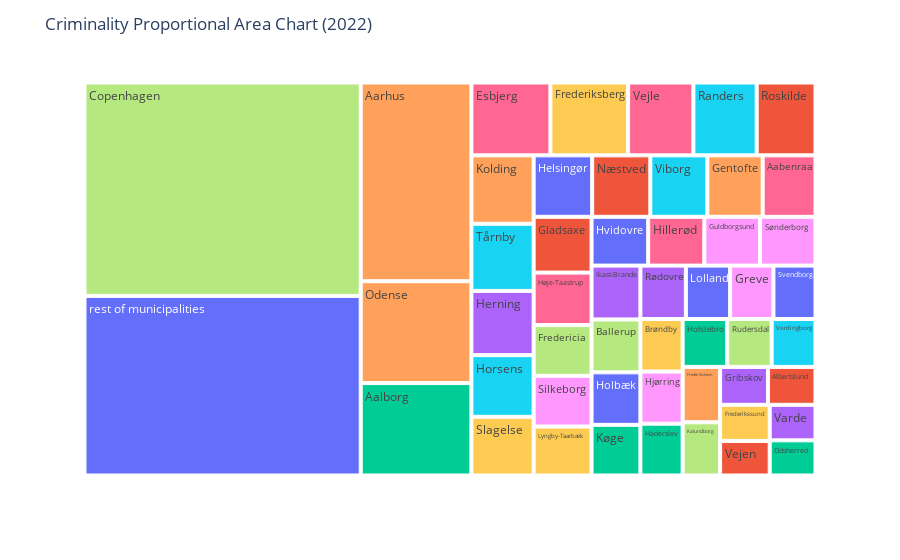

This figure's notebook cell:
### Code cell
from ipywidgets import interact, widgets

# Define the interactive widget for selecting the year
year_widget = widgets.IntSlider(
    value=2007,
    min=2007,
    max=2022,
    step=1,
    description='Year:'
)

# Define the function that creates the proportional area chart
def create_chart(year):
    # Filter the data to only include the selected year and drop the row with the "Unknown municipality" value
    year_data = criminality_year[['municipalities', f'crim_{year}']].drop(criminality_year.index[criminality_year['municipalities'] == 'Unknown municipality'])
    
    # Calculate the total crimes for the year
    total_crimes = year_data[f'crim_{year}'].sum()
    
    # Calculate the proportional area for each municipality
    year_data['area'] = year_data[f'crim_{year}']/total_crimes
    
    # Sort the data by crime in descending order
    year_data = year_data.sort_values(by=f'crim_{year}', ascending=False)
    
    # Get the top 50 municipalities by crime
    top_municipalities = year_data.iloc[:50, :]
    
    # Calculate the cumulative proportion of crimes and the index of the row where the cumulative proportion exceeds 0.5
    top_municipalities['cumulative_prop'] = top_municipalities['area'].cumsum()
    index_cutoff = top_municipalities[top_municipalities['cumulative_prop'] > 0.5].index[0]
    
    # Aggregate the municipalities that represent less than 50% of the crimes into a single observation
    rest_of_municipalities = year_data.iloc[50:, :]
    rest_of_municipalities = pd.DataFrame(rest_of_municipalities.sum(numeric_only=True)).T
    rest_of_municipalities['municipalities'] = 'rest of municipalities'
    rest_of_municipalities['area'] = 1 - top_municipalities.iloc[:index_cutoff, :]['area'].sum()
    
    # Combine the top municipalities and the aggregated municipalities
    year_data = pd.concat([top_municipalities.iloc[:index_cutoff, :], rest_of_municipalities], ignore_index=True)
    
    # Create a label showing the percentage of crimes for each municipality
    year_data['label'] = year_data.apply(lambda row: f"{row['municipalities']}: {row['crim_' + str(year)] / total_crimes:.2%}", axis=1)
    
    # Create the chart using Plotly Express
    fig = px.treemap(year_data, path=['municipalities'], values='area', color='municipalities', hover_data=['label'])
    fig.update_layout(
        title=f'Criminality Proportional Area Chart ({year})',
        xaxis_title='Municipality',
        yaxis_title='Proportional Area',
    )
    fig.show()

# Create the interactive widget
interact(create_chart, year=year_widget)

### Figure 1 — Plotly figure (JSON) as saved in the notebook; plotly's stock layout.template omitted (floating-point values rounded to 4 significant figures)
{"data": [{"branchvalues": "total", "customdata": [["Helsingør: 1.25%", "Helsingør"], ["Albertslund: 0.63%", "Albertslund"], ["Aalborg: 3.56%", "Aalborg"], ["Varde: 0.57%", "Varde"], ["Kolding: 1.48%", "Kolding"], ["Randers: 1.60%", "Randers"], ["Aabenraa: 1.13%", "Aabenraa"], ["Ballerup: 0.90%", "Ballerup"], ["Hjørring: 0.77%", "Hjørring"], ["Brøndby: 0.77%", "Brøndby"], ["Svendborg: 0.78%", "Svendborg"], ["Vejen: 0.60%", "Vejen"], ["Haderslev: 0.76%", "Haderslev"], ["Herning: 1.39%", "Herning"], ["Odense: 3.92%", "Odense"], ["Tårnby: 1.45%", "Tårnby"], ["Høje-Taastrup: 1.06%", "Høje-Taastrup"], ["Rudersdal: 0.74%", "Rudersdal"], ["Greve: 0.80%", "Greve"], ["Frederikssund: 0.62%", "Frederikssund"], ["Hvidovre: 0.96%", "Hvidovre"], ["Roskilde: 1.49%", "Roskilde"], ["Køge: 0.86%", "Køge"], ["Rødovre: 0.84%", "Rødovre"], ["Gentofte: 1.18%", "Gentofte"], ["Horsens: 1.34%", "Horsens"], ["Hillerød: 0.95%", "Hillerød"], ["Kalundborg: 0.69%", "Kalundborg"], ["Sønderborg: 0.94%", "Sønderborg"], ["Frederiksberg: 1.97%", "Frederiksberg"], ["Lolland: 0.82%", "Lolland"], ["Næstved: 1.24%", "Næstved"], ["Holstebro: 0.74%", "Holstebro"], ["Gribskov: 0.63%", "Gribskov"], ["Aarhus: 7.66%", "Aarhus"], ["Vordingborg: 0.73%", "Vordingborg"], ["Esbjerg: 2.00%", "Esbjerg"], ["Fredericia: 1.02%", "Fredericia"], ["Silkeborg: 1.02%", "Silkeborg"], ["Lyngby-Taarbæk: 0.99%", "Lyngby-Taarbæk"], ["Holbæk: 0.89%", "Holbæk"], ["Gladsaxe: 1.12%", "Gladsaxe"], ["Odsherred: 0.56%", "Odsherred"], ["Ikast-Brande: 0.92%", "Ikast-Brande"], ["Frederikshavn: 0.72%", "Frederikshavn"], ["Viborg: 1.22%", "Viborg"], ["Vejle: 1.66%", "Vejle"], ["Copenhagen: 20.52%", "Copenhagen"], ["Guldborgsund: 0.95%", "Guldborgsund"], ["Slagelse: 1.27%", "Slagelse"], ["rest of municipalities: 17.27%", "rest of municipalities"]], "domain": {"x": [0, 1], "y": [0, 1]}, "hovertemplate": "labels=%{label}<br>area=%{value}<br>parent=%{parent}<br>id=%{id}<br>label=%{customdata[0]}<br>municipalities=%{customdata[1]}<extra></extra>", "ids": ["Helsingør", "Albertslund", "Aalborg", "Varde", "Kolding", "Randers", "Aabenraa", "Ballerup", "Hjørring", "Brøndby", "Svendborg", "Vejen", "Haderslev", "Herning", "Odense", "Tårnby", "Høje-Taastrup", "Rudersdal", "Greve", "Frederikssund", "Hvidovre", "Roskilde", "Køge", "Rødovre", "Gentofte", "Horsens", "Hillerød", "Kalundborg", "Sønderborg", "Frederiksberg", "Lolland", "Næstved", "Holstebro", "Gribskov", "Aarhus", "Vordingborg", "Esbjerg", "Fredericia", "Silkeborg", "Lyngby-Taarbæk", "Holbæk", "Gladsaxe", "Odsherred", "Ikast-Brande", "Frederikshavn", "Viborg", "Vejle", "Copenhagen", "Guldborgsund", "Slagelse", "rest of municipalities"], "labels": ["Helsingør", "Albertslund", "Aalborg", "Varde", "Kolding", "Randers", "Aabenraa", "Ballerup", "Hjørring", "Brøndby", "Svendborg", "Vejen", "Haderslev", "Herning", "Odense", "Tårnby", "Høje-Taastrup", "Rudersdal", "Greve", "Frederikssund", "Hvidovre", "Roskilde", "Køge", "Rødovre", "Gentofte", "Horsens", "Hillerød", "Kalundborg", "Sønderborg", "Frederiksberg", "Lolland", "Næstved", "Holstebro", "Gribskov", "Aarhus", "Vordingborg", "Esbjerg", "Fredericia", "Silkeborg", "Lyngby-Taarbæk", "Holbæk", "Gladsaxe", "Odsherred", "Ikast-Brande", "Frederikshavn", "Viborg", "Vejle", "Copenhagen", "Guldborgsund", "Slagelse", "rest of municipalities"], "marker": {"colors": ["#636efa", "#EF553B", "#00cc96", "#ab63fa", "#FFA15A", "#19d3f3", "#FF6692", "#B6E880", "#FF97FF", "#FECB52", "#636efa", "#EF553B", "#00cc96", "#ab63fa", "#FFA15A", "#19d3f3", "#FF6692", "#B6E880", "#FF97FF", "#FECB52", "#636efa", "#EF553B", "#00cc96", "#ab63fa", "#FFA15A", "#19d3f3", "#FF6692", "#B6E880", "#FF97FF", "#FECB52", "#636efa", "#EF553B", "#00cc96", "#ab63fa", "#FFA15A", "#19d3f3", "#FF6692", "#B6E880", "#FF97FF", "#FECB52", "#636efa", "#EF553B", "#00cc96", "#ab63fa", "#FFA15A", "#19d3f3", "#FF6692", "#B6E880", "#FF97FF", "#FECB52", "#636efa"]}, "name": "", "parents": ["", "", "", "", "", "", "", "", "", "", "", "", "", "", "", "", "", "", "", "", "", "", "", "", "", "", "", "", "", "", "", "", "", "", "", "", "", "", "", "", "", "", "", "", "", "", "", "", "", "", ""], "type": "treemap", "values": [0.01252, 0.006273, 0.0356, 0.005667, 0.01481, 0.01605, 0.0113, 0.008999, 0.007663, 0.007728, 0.007819, 0.005972, 0.007617, 0.01391, 0.03925, 0.01455, 0.01058, 0.007405, 0.008047, 0.006238, 0.00962, 0.01492, 0.008615, 0.008448, 0.01184, 0.01336, 0.009535, 0.006942, 0.009423, 0.0197, 0.008228, 0.01243, 0.007435, 0.006318, 0.07656, 0.007311, 0.02004, 0.01023, 0.01022, 0.009876, 0.008928, 0.01125, 0.005601, 0.009158, 0.007223, 0.01219, 0.01656, 0.2052, 0.009459, 0.01271, 0.1727]}], "layout": {"legend": {"tracegroupgap": 0}, "margin": {"t": 60}, "title": {"text": "Criminality Proportional Area Chart (2022)"}, "xaxis": {"title": {"text": "Municipality"}}, "yaxis": {"title": {"text": "Proportional Area"}}}}
